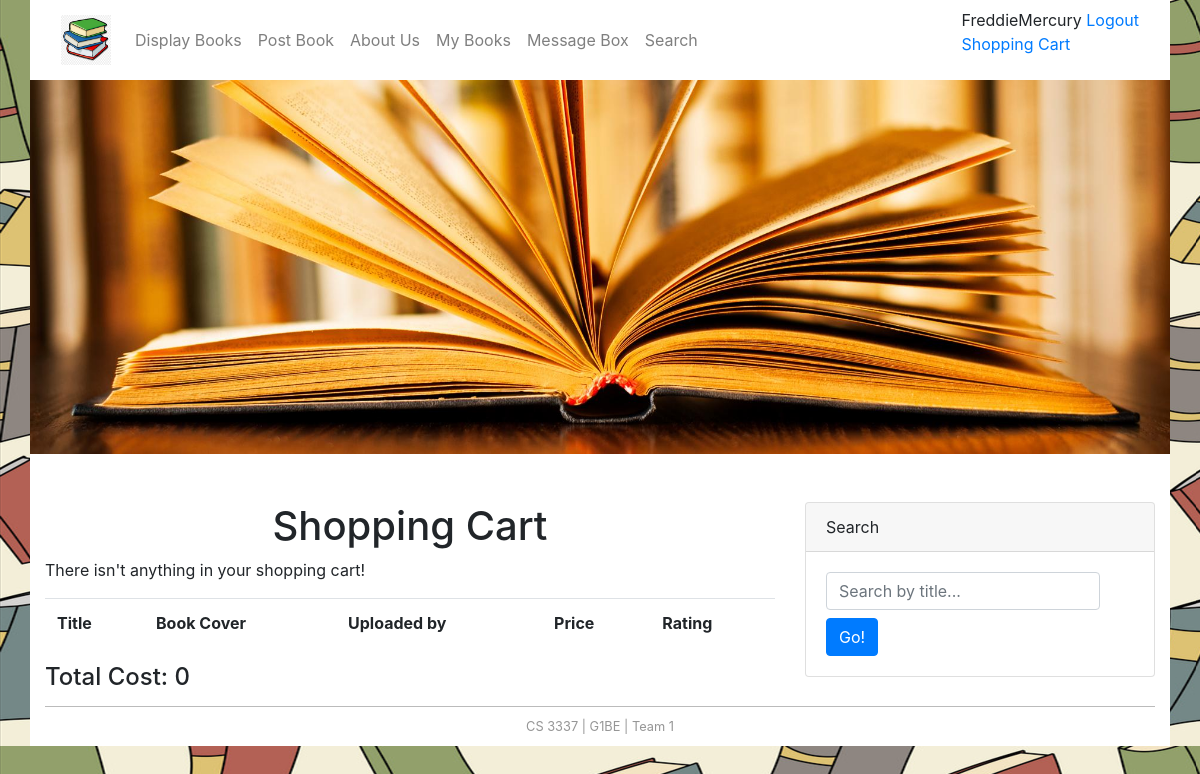
/purchase (signed in), run on an earlier commit of the app's database.
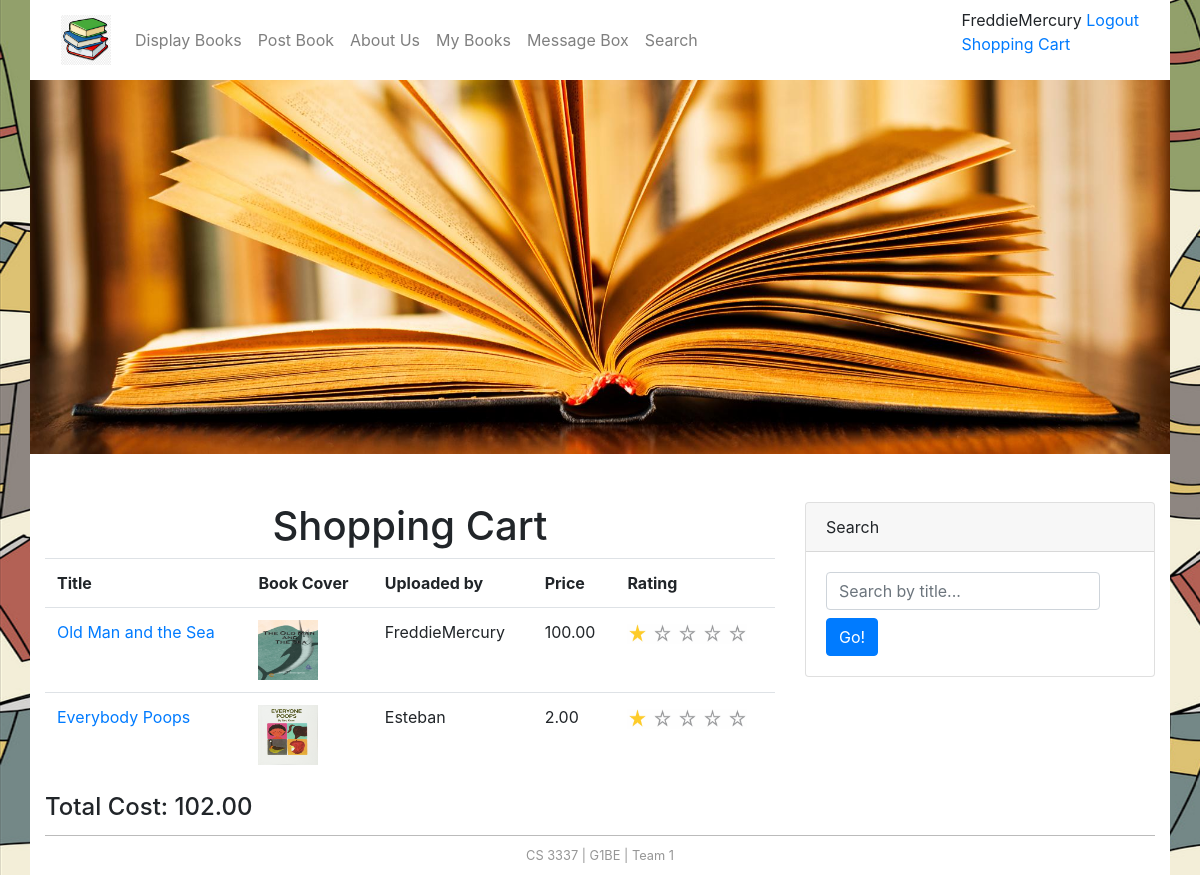
And on a later commit of the database.
### bookMng/models.py (models this page shows, shortened)
class MainMenu(models.Model):
    item = models.CharField(max_length=200, unique=True)
    link = models.CharField(max_length=200, unique=True)

class Book(models.Model):
    name = models.CharField(max_length=200)
    web = models.URLField(max_length=200)
    price = models.DecimalField(decimal_places=2, max_digits=6)
    publishdate = models.DateField(auto_now=True)
    picture = models.FileField(upload_to='bookEx/static/uploads')
    pic_path = models.CharField(max_length=300, editable=False, blank=True)
    username = models.ForeignKey(User, blank=True, null=True, on_delete=models.CASCADE)
    shopping_cart = models.BooleanField(default=False)
    rating = models.CharField(max_length=1, choices=(('1', '1'), ('2', '2'), ('3', '3'), ('4', '4'), ('5', '5')),
                              default='1')

### bookMng/views.py (the view)
# urls.py: path('purchase', views.purchase, name='purchase'),
@login_required(login_url=reverse_lazy("login"))
def purchase(request):
    books = Book.objects.all()
    ordered_items_list = []
    my_sum = 0
    for book in books:
        if book.shopping_cart is True :
            ordered_items_list.append(book)
    for b in ordered_items_list:
        b.pic_path = b.picture.url[14:]
        my_sum += b.price
    return render(request,
                  'bookMng/purchase.html',
                  {
                      'item_list': MainMenu.objects.all(),
                      'ordered_items': ordered_items_list,
                      'sum': my_sum,
                  })

### bookEx/templates/bookMng/purchase.html
{% extends "base.html" %}
{% load static %}
{% block content %}
<h1 align="center"> Shopping Cart </h1>
  <table class="table table-hover" >
       <tr>
          <th scope="col">Title</th>
          <th scope="col">Book Cover</th>
          <th scope="col">Uploaded by</th>
           <th scope = "col">Price</th>
           <th scope = "col">Rating </th>
       </tr>
      {% for book in ordered_items %}
      <tr>
            <td>
                <a href="book_detail/{{ book.id }}"> {{ book.name }} </a>
            </td>
            <td>
                <img src="{% static book.pic_path %}" width="60" height="60">
            </td>
            <td>
                {{ book.username }}
            </td>
            <td>
                {{book.price}}
            </td>
            {% if book.rating == '1' %}
               <td >
                   <img src="{% static '1StarRating.png' %}" width="120" height="20">
               </td>
            {% elif book.rating == '2' %}
               <td >
                   <img src="{% static '2StarRating.png' %}" width="120" height="20">
               </td>
            {% elif book.rating == '3' %}
               <td >
                   <img src="{% static '3StarRating.png' %}" width="120" height="20">
               </td>
            {% elif book.rating == '4' %}
               <td >
                   <img src="{% static '4StarRating.png' %}" width="120" height="20">
               </td>
            {% elif book.rating == '5' %}
               <td >
                   <img src="{% static '5StarRating.png' %}" width="120" height="25">
               </td>
            {% endif %}
        </tr>
        {% empty %}
        <p>There isn't anything in your shopping cart!</p>
      {% endfor %}
  </table>
<h4>Total Cost: {{sum}}</h4>
{% endblock content %}

### bookEx/templates/base.html (shortened to what this page needs)
{% load static %}
<!DOCTYPE html>
<html lang="en">
<head>
    <link href="{% static 'main1.css' %}" rel="stylesheet" type="text/css">
    <link rel="stylesheet" href="https://stackpath.bootstrapcdn.com/bootstrap/4.3.1/css/bootstrap.min.css">
</head>
<body>
<div class="container">
        <nav class="navbar sticky-top navbar-expand-lg navbar-light" style = "background-color: #ffffff;">
            <a class="navbar-brand" href="\">
             <img src="{% static 'logo.jpg' %}" width="50" height="50" alt="" />
            </a>
            <div class="collapse navbar-collapse" id="navbarNav">
                <ul class="navbar-nav">
                 {% for item in item_list %}
                    <li class="nav-item">
                    <a class="nav-link" href="{{ item.link }}"> {{ item.item }} </a>
                    </li>
                    {% endfor %}
                </ul>
            </div>
            <span style="float: right; align: right;">
                    {% if user.is_authenticated %}
                       {{ user.username }}
                       <a href="{% url 'my_logout' %}?next=/">Logout</a>
                    {% else %}
                       Not Logged in
                       <a href="{% url 'login' %}?next=/">Login</a>
                    {% endif %}
                <p>
                                <a href="{% url 'purchase' %}"> Shopping Cart </a></p>
                    </span>
        </nav>
        <div id="topbanner" class="row">
            <img src="{% static 'topbanner.jpg' %}" class="img-fluid" alt="" />
        </div>
        <div class="row mt-5">
            <div class="col-8">
                {% block content %}
                {% endblock content %}
            </div>
            <div class="col-4">
                    <div class="card mb-4">
                        <div class="card-header">Search</div>
                        <div class="card-body">
                            <div class="input-group">
                                <form action="{% url 'searchresults' %}" method="get">
                                <input class="form-control mb-2" name = 'q' type="text" placeholder="Search by title..." />
                                <button class="btn btn-primary" id="button-search" type="submit">Go!</button>
                                </form>
                            </div>
                        </div>
                    </div>
            </div>
        </div>
    <footer id="footer"> CS 3337 | G1BE | Team 1</footer>
</div>
</body>
</html>

### bookEx/static/main1.css (style rules this page uses)
body { background-image: url("book_wallpaper.png"); background-repeat: round; }
.container { background-color: #ffffff !important; }
#footer { text-align: center; font-size: 0.8em; margin-top: 5px; padding-top: 10px; padding-bottom: 10px; background-color: #FFFFFF; border-top: thin solid #BBBBBB; clear: both; color: #969696; }

What changed in the data, as far as the page shows it:
now on this page (row edited): Book: name "Old Man and the Sea", username "FreddieMercury", price "100.00"
now on this page (row edited): Book: name "Everybody Poops", username "Esteban", price "2.00"
Also different on the page:
{{ sum }}: "0" → "102.00"
text no longer shown: "There isn't anything in your shopping cart!"
